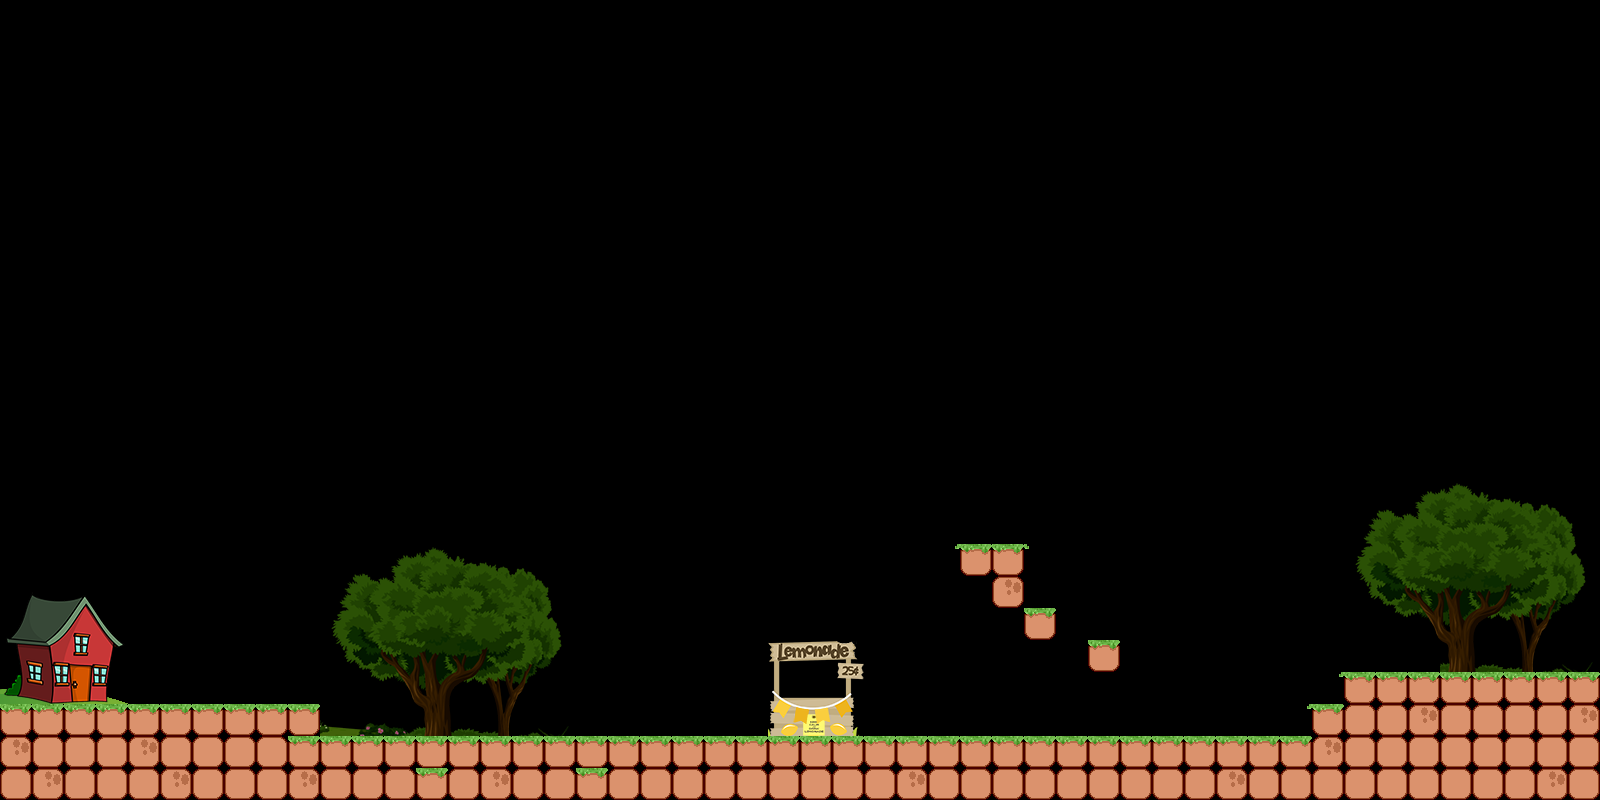

This is a level from a 2D game, rendered from its Tiled map with the project's own tilesets. A one-line summary and the map file follow, with tile-layer data summarised:
An orthogonal 50x25 tile map with 32x32 px tiles, 1 tile layer (layer01), 2 hidden layers not drawn, 6 tilesets and 8 objects.

<map version="1.0" orientation="orthogonal" renderorder="right-down" width="50" height="25" tilewidth="32" tileheight="32">
 <tileset firstgid="1" name="tiles01" tilewidth="32" tileheight="32">
  <image source="tiles01.png" width="192" height="32" />
 </tileset>
 <tileset firstgid="7" name="hills" tilewidth="32" tileheight="32">
  <image source="hills.png" width="1600" height="300" />
 </tileset>
 <tileset firstgid="457" name="trees" tilewidth="32" tileheight="32">
  <image source="trees.png" width="1600" height="300" />
 </tileset>
 <tileset firstgid="907" name="objects" tilewidth="32" tileheight="32">
  <image source="leveloneobjects.png" width="160" height="32" />
 </tileset>
 <tileset firstgid="912" name="house" tilewidth="32" tileheight="32">
  <image source="house.png" width="128" height="128" />
 </tileset>
 <tileset firstgid="928" name="lemonadestand" tilewidth="32" tileheight="32">
  <image source="lemonadestand.png" width="96" height="96" />
 </tileset>
 <layer name="layer01" width="50" height="25">
  <data>[1250 cells, 263 non-empty, 86 distinct tile ids]</data>
 </layer>
 <layer name="layer02" width="50" height="25" visible="0">
  <data>[1250 cells, 450 non-empty, 450 distinct tile ids]</data>
 </layer>
 <layer name="layer03" width="50" height="25" visible="0">
  <data>[1250 cells, 450 non-empty, 450 distinct tile ids]</data>
 </layer>
 <objectgroup name="objectlayer">
  <object gid="907" x="1509" y="577" />
  <object gid="907" x="415" y="650" />
  <object gid="907" x="357" y="625" />
  <object gid="907" x="481" y="619" />
  <object gid="907" x="1405" y="596" />
  <object gid="908" x="960" y="546" />
  <object gid="909" x="547" y="697" />
  <object gid="910" x="1048" y="699" />
 </objectgroup>
</map>